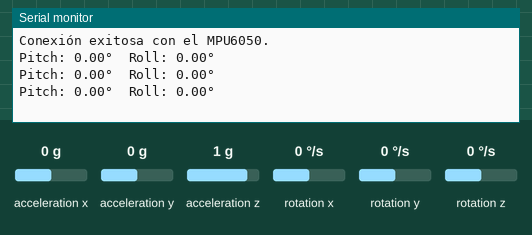
Simulated run of this sketch. Board: Arduino Uno, built with avr-gcc and run on an emulated ATmega328P. On the bench: the last lines printed to the serial monitor. The test bench sets the inputs (shaded band); at power-on: acceleration x 0 g, acceleration y 0 g, acceleration z 1 g, rotation x 0 °/s, rotation y 0 °/s, rotation z 0 °/s.

Above: at 1.2 s.
1.3 s: acceleration x set to -1.4 g
At 1.9 s:
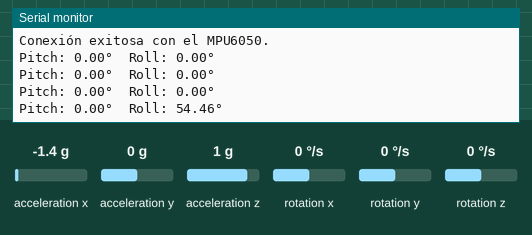
2.8 s: acceleration y set to -1.4 g
At 3.4 s:
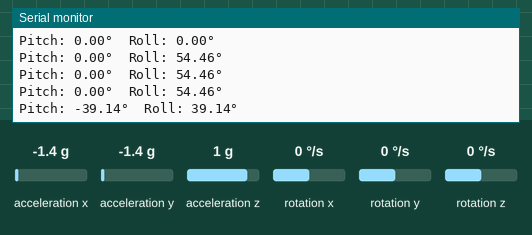
4.3 s: acceleration z set to -1.4 g
At 5.0 s:
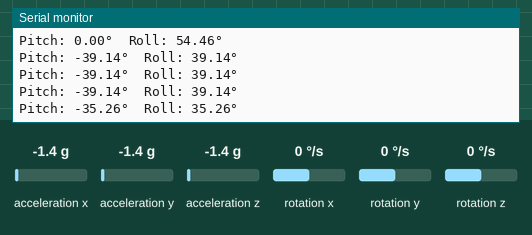
Timing chart, 0 to 7.3 s (numbered marks = the images above; inputs shaded):
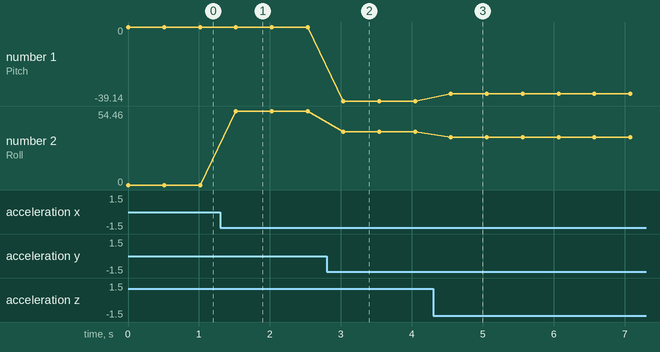

The sketch:

Sensor_inercial.ino
```cpp
#include <Wire.h>
#include <MPU6050.h>

MPU6050 mpu;

void setup() {
  Serial.begin(115200);
  Wire.begin();

  // Iniciar el MPU6050
  mpu.initialize();

  if (mpu.testConnection()) {
    Serial.println("Conexión exitosa con el MPU6050.");
  } else {
    Serial.println("Fallo en la conexión con el MPU6050.");
    while (1); // Detener el programa si el sensor no está conectado
  }
}

void loop() {
  // Leer los valores del acelerómetro y giroscopio
  int16_t ax, ay, az;
  int16_t gx, gy, gz;

  mpu.getAcceleration(&ax, &ay, &az);
  mpu.getRotation(&gx, &gy, &gz);

  // Convertir los valores del acelerómetro a valores de ángulo
  float ax_f = (float)ax;
  float ay_f = (float)ay;
  float az_f = (float)az;

  // Calcular el pitch (ángulo de inclinación)
  float pitch = atan2(ay_f, sqrt(ax_f * ax_f + az_f * az_f)) * 180.0 / PI;

  // Calcular el roll (ángulo de balanceo)
  float roll = atan2(-ax_f, sqrt(ay_f * ay_f + az_f * az_f)) * 180.0 / PI;

  // Mostrar los resultados
  Serial.print("Pitch: ");
  Serial.print(pitch);
  Serial.print("°  Roll: ");
  Serial.print(roll);
  Serial.println("°");

  delay(500); // Actualizar cada 500 ms
}
```

Measured:
- after the input at 1.3 s, the serial monitor: prints a new line after 0.22 s (image 1)
- after the input at 2.8 s, the serial monitor: prints a new line after 0.24 s (image 2)
- after the input at 4.3 s, the serial monitor: prints a new line after 0.25 s (image 3)
- plotted number 1: 0 → -39.14 after the input at 2.8 s, -39.14 → -35.26 after the input at 4.3 s
- plotted number 2: 0 → 54.46 after the input at 1.3 s, 54.46 → 39.14 after the input at 2.8 s, 39.14 → 35.26 after the input at 4.3 s
